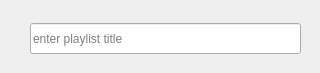
<?xml version="1.0" encoding="UTF-8"?>
<ui version="4.0">
 <class>PlayList</class>
 <widget class="QDialog" name="PlayList">
  <property name="geometry">
   <rect>
    <x>0</x>
    <y>0</y>
    <width>320</width>
    <height>73</height>
   </rect>
  </property>
  <property name="windowTitle">
   <string>PlayList Name</string>
  </property>
  <property name="styleSheet">
   <string notr="true">font: 12pt &quot;Arial&quot;;</string>
  </property>
  <widget class="QLineEdit" name="lineEdit">
   <property name="geometry">
    <rect>
     <x>30</x>
     <y>23</y>
     <width>271</width>
     <height>31</height>
    </rect>
   </property>
   <property name="placeholderText">
    <string>enter playlist title</string>
   </property>
  </widget>
 </widget>
 <resources/>
 <connections/>
</ui>
